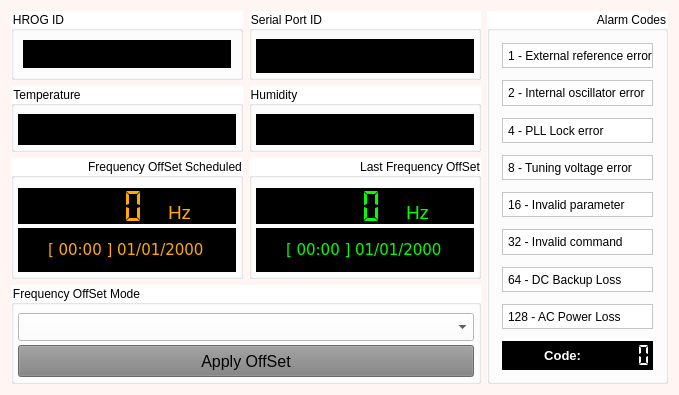
<?xml version="1.0" encoding="UTF-8"?>
<ui version="4.0">
 <class>formHROGWidget</class>
 <widget class="QWidget" name="formHROGWidget">
  <property name="geometry">
   <rect>
    <x>0</x>
    <y>0</y>
    <width>674</width>
    <height>395</height>
   </rect>
  </property>
  <property name="sizePolicy">
   <sizepolicy hsizetype="Expanding" vsizetype="Expanding">
    <horstretch>0</horstretch>
    <verstretch>0</verstretch>
   </sizepolicy>
  </property>
  <property name="windowTitle">
   <string>Widget</string>
  </property>
  <property name="styleSheet">
   <string notr="true">background-color: rgb(255, 245, 242);</string>
  </property>
  <layout class="QGridLayout" name="gridLayout_8">
   <item row="2" column="0">
    <widget class="QGroupBox" name="groupBoxFreqAG">
     <property name="font">
      <font>
       <pointsize>9</pointsize>
       <bold>false</bold>
      </font>
     </property>
     <property name="layoutDirection">
      <enum>Qt::RightToLeft</enum>
     </property>
     <property name="styleSheet">
      <string notr="true">background-color: rgb(255, 255, 255);</string>
     </property>
     <property name="title">
      <string>Frequency OffSet Scheduled</string>
     </property>
     <layout class="QGridLayout" name="gridLayout_6">
      <property name="leftMargin">
       <number>4</number>
      </property>
      <property name="topMargin">
       <number>10</number>
      </property>
      <property name="rightMargin">
       <number>4</number>
      </property>
      <property name="bottomMargin">
       <number>4</number>
      </property>
      <property name="spacing">
       <number>4</number>
      </property>
      <item row="0" column="0">
       <layout class="QHBoxLayout" name="horizontalLayout">
        <property name="spacing">
         <number>0</number>
        </property>
        <item>
         <widget class="QLabel" name="labelNumberFREQAG">
          <property name="minimumSize">
           <size>
            <width>10</width>
            <height>36</height>
           </size>
          </property>
          <property name="font">
           <font>
            <pointsize>14</pointsize>
            <bold>false</bold>
           </font>
          </property>
          <property name="autoFillBackground">
           <bool>false</bool>
          </property>
          <property name="styleSheet">
           <string notr="true">background-color: rgb(0, 0, 0);
color: rgb(255, 170, 0);</string>
          </property>
          <property name="text">
           <string>Hz</string>
          </property>
          <property name="textFormat">
           <enum>Qt::PlainText</enum>
          </property>
          <property name="scaledContents">
           <bool>false</bool>
          </property>
          <property name="alignment">
           <set>Qt::AlignBottom|Qt::AlignLeading|Qt::AlignLeft</set>
          </property>
          <property name="wordWrap">
           <bool>false</bool>
          </property>
          <property name="margin">
           <number>2</number>
          </property>
          <property name="indent">
           <number>0</number>
          </property>
         </widget>
        </item>
        <item>
         <widget class="QLCDNumber" name="lcdNumberFREQAG">
          <property name="minimumSize">
           <size>
            <width>150</width>
            <height>36</height>
           </size>
          </property>
          <property name="font">
           <font>
            <family>Verdana</family>
            <pointsize>12</pointsize>
            <italic>false</italic>
            <bold>false</bold>
           </font>
          </property>
          <property name="autoFillBackground">
           <bool>false</bool>
          </property>
          <property name="styleSheet">
           <string notr="true">background-color: rgb(0, 0, 0);
font: 12pt &quot;Verdana&quot;;
color: rgb(255, 170, 0);</string>
          </property>
          <property name="lineWidth">
           <number>0</number>
          </property>
          <property name="midLineWidth">
           <number>0</number>
          </property>
          <property name="smallDecimalPoint">
           <bool>true</bool>
          </property>
          <property name="segmentStyle">
           <enum>QLCDNumber::Flat</enum>
          </property>
          <property name="value" stdset="0">
           <double>0.000000000000000</double>
          </property>
          <property name="intValue" stdset="0">
           <number>0</number>
          </property>
         </widget>
        </item>
       </layout>
      </item>
      <item row="1" column="0">
       <widget class="QDateTimeEdit" name="dateTimeEditAG">
        <property name="enabled">
         <bool>true</bool>
        </property>
        <property name="minimumSize">
         <size>
          <width>0</width>
          <height>44</height>
         </size>
        </property>
        <property name="font">
         <font>
          <family>Verdana</family>
          <pointsize>11</pointsize>
          <italic>false</italic>
          <bold>false</bold>
         </font>
        </property>
        <property name="layoutDirection">
         <enum>Qt::LeftToRight</enum>
        </property>
        <property name="autoFillBackground">
         <bool>true</bool>
        </property>
        <property name="styleSheet">
         <string notr="true">background-color: rgb(0, 0, 0);
color: rgb(255, 170, 0);
border-color: rgb(255, 170, 0);
font: 11pt &quot;Verdana&quot;;
</string>
        </property>
        <property name="wrapping">
         <bool>false</bool>
        </property>
        <property name="alignment">
         <set>Qt::AlignCenter</set>
        </property>
        <property name="readOnly">
         <bool>true</bool>
        </property>
        <property name="buttonSymbols">
         <enum>QAbstractSpinBox::NoButtons</enum>
        </property>
        <property name="displayFormat">
         <string>[ HH:mm ] dd/MM/yyyy</string>
        </property>
        <property name="calendarPopup">
         <bool>false</bool>
        </property>
        <property name="timeSpec">
         <enum>Qt::LocalTime</enum>
        </property>
       </widget>
      </item>
     </layout>
    </widget>
   </item>
   <item row="0" column="0">
    <widget class="QGroupBox" name="groupBoxID">
     <property name="minimumSize">
      <size>
       <width>232</width>
       <height>0</height>
      </size>
     </property>
     <property name="font">
      <font>
       <pointsize>9</pointsize>
       <bold>false</bold>
      </font>
     </property>
     <property name="styleSheet">
      <string notr="true">background-color: rgb(255, 255, 255);</string>
     </property>
     <property name="title">
      <string>HROG ID</string>
     </property>
     <layout class="QGridLayout" name="gridLayout_3">
      <item row="0" column="0">
       <widget class="QLabel" name="labelEquipIdent">
        <property name="minimumSize">
         <size>
          <width>0</width>
          <height>28</height>
         </size>
        </property>
        <property name="autoFillBackground">
         <bool>false</bool>
        </property>
        <property name="styleSheet">
         <string notr="true">background-color: rgb(0, 0, 0);
font: 75 14pt &quot;Verdana&quot;;
color: rgb(0, 255, 0);</string>
        </property>
        <property name="text">
         <string/>
        </property>
        <property name="alignment">
         <set>Qt::AlignLeading|Qt::AlignLeft|Qt::AlignVCenter</set>
        </property>
        <property name="margin">
         <number>0</number>
        </property>
        <property name="indent">
         <number>3</number>
        </property>
       </widget>
      </item>
     </layout>
    </widget>
   </item>
   <item row="0" column="2" rowspan="4">
    <widget class="QGroupBox" name="groupBox">
     <property name="font">
      <font>
       <pointsize>9</pointsize>
       <bold>false</bold>
      </font>
     </property>
     <property name="layoutDirection">
      <enum>Qt::RightToLeft</enum>
     </property>
     <property name="styleSheet">
      <string notr="true">background-color: rgb(255, 255, 255);</string>
     </property>
     <property name="title">
      <string>Alarm Codes</string>
     </property>
     <layout class="QGridLayout" name="gridLayout_2">
      <property name="leftMargin">
       <number>8</number>
      </property>
      <property name="topMargin">
       <number>8</number>
      </property>
      <property name="rightMargin">
       <number>8</number>
      </property>
      <property name="bottomMargin">
       <number>11</number>
      </property>
      <property name="horizontalSpacing">
       <number>4</number>
      </property>
      <property name="verticalSpacing">
       <number>6</number>
      </property>
      <item row="0" column="0">
       <layout class="QGridLayout" name="gridLayout">
        <property name="leftMargin">
         <number>4</number>
        </property>
        <property name="topMargin">
         <number>4</number>
        </property>
        <property name="rightMargin">
         <number>4</number>
        </property>
        <property name="bottomMargin">
         <number>0</number>
        </property>
        <property name="horizontalSpacing">
         <number>10</number>
        </property>
        <property name="verticalSpacing">
         <number>12</number>
        </property>
        <item row="2" column="0">
         <widget class="QLabel" name="label_4">
          <property name="font">
           <font>
            <pointsize>9</pointsize>
            <bold>false</bold>
           </font>
          </property>
          <property name="frameShape">
           <enum>QFrame::StyledPanel</enum>
          </property>
          <property name="text">
           <string>4 - PLL Lock error</string>
          </property>
          <property name="alignment">
           <set>Qt::AlignLeading|Qt::AlignLeft|Qt::AlignVCenter</set>
          </property>
          <property name="margin">
           <number>4</number>
          </property>
          <property name="indent">
           <number>5</number>
          </property>
         </widget>
        </item>
        <item row="7" column="0">
         <widget class="QLabel" name="label_128">
          <property name="font">
           <font>
            <pointsize>9</pointsize>
            <bold>false</bold>
           </font>
          </property>
          <property name="frameShape">
           <enum>QFrame::StyledPanel</enum>
          </property>
          <property name="frameShadow">
           <enum>QFrame::Raised</enum>
          </property>
          <property name="text">
           <string>128 - AC Power Loss</string>
          </property>
          <property name="alignment">
           <set>Qt::AlignLeading|Qt::AlignLeft|Qt::AlignVCenter</set>
          </property>
          <property name="margin">
           <number>4</number>
          </property>
          <property name="indent">
           <number>5</number>
          </property>
         </widget>
        </item>
        <item row="4" column="0">
         <widget class="QLabel" name="label_16">
          <property name="font">
           <font>
            <pointsize>9</pointsize>
            <bold>false</bold>
           </font>
          </property>
          <property name="frameShape">
           <enum>QFrame::StyledPanel</enum>
          </property>
          <property name="text">
           <string>16 - Invalid parameter</string>
          </property>
          <property name="alignment">
           <set>Qt::AlignLeading|Qt::AlignLeft|Qt::AlignVCenter</set>
          </property>
          <property name="margin">
           <number>4</number>
          </property>
          <property name="indent">
           <number>5</number>
          </property>
         </widget>
        </item>
        <item row="1" column="0">
         <widget class="QLabel" name="label_2">
          <property name="font">
           <font>
            <pointsize>9</pointsize>
            <bold>false</bold>
           </font>
          </property>
          <property name="frameShape">
           <enum>QFrame::StyledPanel</enum>
          </property>
          <property name="text">
           <string>2 - Internal oscillator error</string>
          </property>
          <property name="alignment">
           <set>Qt::AlignLeading|Qt::AlignLeft|Qt::AlignVCenter</set>
          </property>
          <property name="margin">
           <number>4</number>
          </property>
          <property name="indent">
           <number>5</number>
          </property>
         </widget>
        </item>
        <item row="0" column="0">
         <widget class="QLabel" name="label_1">
          <property name="enabled">
           <bool>true</bool>
          </property>
          <property name="font">
           <font>
            <pointsize>9</pointsize>
            <bold>false</bold>
           </font>
          </property>
          <property name="styleSheet">
           <string notr="true"/>
          </property>
          <property name="frameShape">
           <enum>QFrame::StyledPanel</enum>
          </property>
          <property name="text">
           <string>1 - External reference error</string>
          </property>
          <property name="alignment">
           <set>Qt::AlignLeading|Qt::AlignLeft|Qt::AlignVCenter</set>
          </property>
          <property name="margin">
           <number>4</number>
          </property>
          <property name="indent">
           <number>5</number>
          </property>
         </widget>
        </item>
        <item row="3" column="0">
         <widget class="QLabel" name="label_8">
          <property name="font">
           <font>
            <pointsize>9</pointsize>
            <bold>false</bold>
           </font>
          </property>
          <property name="frameShape">
           <enum>QFrame::StyledPanel</enum>
          </property>
          <property name="text">
           <string>8 - Tuning voltage error</string>
          </property>
          <property name="alignment">
           <set>Qt::AlignLeading|Qt::AlignLeft|Qt::AlignVCenter</set>
          </property>
          <property name="margin">
           <number>4</number>
          </property>
          <property name="indent">
           <number>5</number>
          </property>
         </widget>
        </item>
        <item row="5" column="0">
         <widget class="QLabel" name="label_32">
          <property name="font">
           <font>
            <pointsize>9</pointsize>
            <bold>false</bold>
           </font>
          </property>
          <property name="frameShape">
           <enum>QFrame::StyledPanel</enum>
          </property>
          <property name="text">
           <string>32 - Invalid command</string>
          </property>
          <property name="alignment">
           <set>Qt::AlignLeading|Qt::AlignLeft|Qt::AlignVCenter</set>
          </property>
          <property name="margin">
           <number>4</number>
          </property>
          <property name="indent">
           <number>5</number>
          </property>
         </widget>
        </item>
        <item row="8" column="0">
         <layout class="QGridLayout" name="gridLayout_5">
          <property name="spacing">
           <number>0</number>
          </property>
          <item row="0" column="0">
           <widget class="QLCDNumber" name="lcdNumberERRO">
            <property name="minimumSize">
             <size>
              <width>48</width>
              <height>29</height>
             </size>
            </property>
            <property name="font">
             <font>
              <pointsize>10</pointsize>
              <bold>true</bold>
             </font>
            </property>
            <property name="layoutDirection">
             <enum>Qt::RightToLeft</enum>
            </property>
            <property name="autoFillBackground">
             <bool>false</bool>
            </property>
            <property name="styleSheet">
             <string notr="true">color: rgb(255, 255, 255);
background-color: rgb(0, 0, 0);</string>
            </property>
            <property name="frameShape">
             <enum>QFrame::StyledPanel</enum>
            </property>
            <property name="frameShadow">
             <enum>QFrame::Raised</enum>
            </property>
            <property name="lineWidth">
             <number>0</number>
            </property>
            <property name="segmentStyle">
             <enum>QLCDNumber::Flat</enum>
            </property>
           </widget>
          </item>
          <item row="0" column="1">
           <widget class="QLabel" name="label">
            <property name="minimumSize">
             <size>
              <width>85</width>
              <height>29</height>
             </size>
            </property>
            <property name="font">
             <font>
              <pointsize>10</pointsize>
              <bold>true</bold>
             </font>
            </property>
            <property name="autoFillBackground">
             <bool>false</bool>
            </property>
            <property name="styleSheet">
             <string notr="true">background-color: rgb(0, 0, 0);
color: rgb(255, 255, 255);</string>
            </property>
            <property name="text">
             <string>Code:</string>
            </property>
            <property name="scaledContents">
             <bool>true</bool>
            </property>
            <property name="alignment">
             <set>Qt::AlignRight|Qt::AlignTrailing|Qt::AlignVCenter</set>
            </property>
            <property name="margin">
             <number>0</number>
            </property>
            <property name="indent">
             <number>6</number>
            </property>
           </widget>
          </item>
         </layout>
        </item>
        <item row="6" column="0">
         <widget class="QLabel" name="label_64">
          <property name="font">
           <font>
            <pointsize>9</pointsize>
            <bold>false</bold>
           </font>
          </property>
          <property name="frameShape">
           <enum>QFrame::StyledPanel</enum>
          </property>
          <property name="text">
           <string>64 - DC Backup Loss</string>
          </property>
          <property name="alignment">
           <set>Qt::AlignLeading|Qt::AlignLeft|Qt::AlignVCenter</set>
          </property>
          <property name="margin">
           <number>4</number>
          </property>
          <property name="indent">
           <number>5</number>
          </property>
         </widget>
        </item>
       </layout>
      </item>
     </layout>
    </widget>
   </item>
   <item row="2" column="1">
    <widget class="QGroupBox" name="groupBoxFreqOP">
     <property name="minimumSize">
      <size>
       <width>232</width>
       <height>0</height>
      </size>
     </property>
     <property name="font">
      <font>
       <pointsize>9</pointsize>
       <bold>false</bold>
      </font>
     </property>
     <property name="layoutDirection">
      <enum>Qt::RightToLeft</enum>
     </property>
     <property name="styleSheet">
      <string notr="true">background-color: rgb(255, 255, 255);</string>
     </property>
     <property name="title">
      <string>Last Frequency OffSet</string>
     </property>
     <layout class="QGridLayout" name="gridLayout_7">
      <property name="leftMargin">
       <number>4</number>
      </property>
      <property name="topMargin">
       <number>10</number>
      </property>
      <property name="rightMargin">
       <number>4</number>
      </property>
      <property name="bottomMargin">
       <number>4</number>
      </property>
      <property name="spacing">
       <number>4</number>
      </property>
      <item row="0" column="0">
       <layout class="QHBoxLayout" name="horizontalLayout_2">
        <property name="spacing">
         <number>0</number>
        </property>
        <item>
         <widget class="QLabel" name="labelNumberFREQ">
          <property name="minimumSize">
           <size>
            <width>14</width>
            <height>36</height>
           </size>
          </property>
          <property name="font">
           <font>
            <pointsize>14</pointsize>
            <bold>false</bold>
           </font>
          </property>
          <property name="autoFillBackground">
           <bool>false</bool>
          </property>
          <property name="styleSheet">
           <string notr="true">background-color: rgb(0, 0, 0);
color: rgb(0, 255, 0);</string>
          </property>
          <property name="text">
           <string>Hz</string>
          </property>
          <property name="textFormat">
           <enum>Qt::PlainText</enum>
          </property>
          <property name="scaledContents">
           <bool>false</bool>
          </property>
          <property name="alignment">
           <set>Qt::AlignBottom|Qt::AlignLeading|Qt::AlignLeft</set>
          </property>
          <property name="wordWrap">
           <bool>false</bool>
          </property>
          <property name="margin">
           <number>2</number>
          </property>
          <property name="indent">
           <number>0</number>
          </property>
         </widget>
        </item>
        <item>
         <widget class="QLCDNumber" name="lcdNumberFREQ">
          <property name="minimumSize">
           <size>
            <width>150</width>
            <height>36</height>
           </size>
          </property>
          <property name="font">
           <font>
            <family>Verdana</family>
            <pointsize>12</pointsize>
            <italic>false</italic>
            <bold>false</bold>
           </font>
          </property>
          <property name="autoFillBackground">
           <bool>false</bool>
          </property>
          <property name="styleSheet">
           <string notr="true">background-color: rgb(0, 0, 0);
font: 12pt &quot;Verdana&quot;;
color: rgb(0, 255, 0);</string>
          </property>
          <property name="lineWidth">
           <number>0</number>
          </property>
          <property name="midLineWidth">
           <number>0</number>
          </property>
          <property name="smallDecimalPoint">
           <bool>true</bool>
          </property>
          <property name="segmentStyle">
           <enum>QLCDNumber::Flat</enum>
          </property>
          <property name="value" stdset="0">
           <double>0.000000000000000</double>
          </property>
          <property name="intValue" stdset="0">
           <number>0</number>
          </property>
         </widget>
        </item>
       </layout>
      </item>
      <item row="1" column="0">
       <widget class="QDateTimeEdit" name="dateTimeEdit">
        <property name="enabled">
         <bool>true</bool>
        </property>
        <property name="minimumSize">
         <size>
          <width>0</width>
          <height>44</height>
         </size>
        </property>
        <property name="font">
         <font>
          <family>Verdana</family>
          <pointsize>11</pointsize>
          <italic>false</italic>
          <bold>false</bold>
         </font>
        </property>
        <property name="layoutDirection">
         <enum>Qt::LeftToRight</enum>
        </property>
        <property name="autoFillBackground">
         <bool>true</bool>
        </property>
        <property name="styleSheet">
         <string notr="true">background-color: rgb(0, 0, 0);
color: rgb(0, 255, 0);
border-color: rgb(255, 170, 0);
font: 11pt &quot;Verdana&quot;;
</string>
        </property>
        <property name="wrapping">
         <bool>false</bool>
        </property>
        <property name="alignment">
         <set>Qt::AlignCenter</set>
        </property>
        <property name="readOnly">
         <bool>true</bool>
        </property>
        <property name="buttonSymbols">
         <enum>QAbstractSpinBox::NoButtons</enum>
        </property>
        <property name="dateTime">
         <datetime>
          <hour>0</hour>
          <minute>0</minute>
          <second>0</second>
          <year>2000</year>
          <month>1</month>
          <day>1</day>
         </datetime>
        </property>
        <property name="date">
         <date>
          <year>2000</year>
          <month>1</month>
          <day>1</day>
         </date>
        </property>
        <property name="displayFormat">
         <string>[ HH:mm ] dd/MM/yyyy</string>
        </property>
        <property name="calendarPopup">
         <bool>false</bool>
        </property>
        <property name="timeSpec">
         <enum>Qt::LocalTime</enum>
        </property>
       </widget>
      </item>
     </layout>
    </widget>
   </item>
   <item row="3" column="0" colspan="2">
    <widget class="QGroupBox" name="groupBox_6">
     <property name="font">
      <font>
       <bold>false</bold>
       <strikeout>false</strikeout>
      </font>
     </property>
     <property name="autoFillBackground">
      <bool>false</bool>
     </property>
     <property name="styleSheet">
      <string notr="true">background-color: rgb(255, 255, 255);</string>
     </property>
     <property name="title">
      <string>Frequency OffSet Mode</string>
     </property>
     <layout class="QVBoxLayout" name="verticalLayout">
      <property name="spacing">
       <number>4</number>
      </property>
      <property name="leftMargin">
       <number>4</number>
      </property>
      <property name="topMargin">
       <number>8</number>
      </property>
      <property name="rightMargin">
       <number>4</number>
      </property>
      <property name="bottomMargin">
       <number>4</number>
      </property>
      <item>
       <widget class="QComboBox" name="comboBoxEst">
        <property name="minimumSize">
         <size>
          <width>0</width>
          <height>28</height>
         </size>
        </property>
        <property name="font">
         <font>
          <pointsize>12</pointsize>
         </font>
        </property>
        <property name="autoFillBackground">
         <bool>false</bool>
        </property>
        <property name="styleSheet">
         <string notr="true">border-color: rgb(0, 0, 127);
color: rgb(0, 0, 0);
</string>
        </property>
       </widget>
      </item>
      <item>
       <widget class="QPushButton" name="pushButtonEst">
        <property name="enabled">
         <bool>false</bool>
        </property>
        <property name="minimumSize">
         <size>
          <width>0</width>
          <height>32</height>
         </size>
        </property>
        <property name="font">
         <font>
          <pointsize>12</pointsize>
          <bold>false</bold>
          <kerning>true</kerning>
         </font>
        </property>
        <property name="autoFillBackground">
         <bool>false</bool>
        </property>
        <property name="styleSheet">
         <string notr="true">background-color: rgb(128, 128, 128);
color: rgb(0, 0, 0);</string>
        </property>
        <property name="text">
         <string>Apply OffSet</string>
        </property>
       </widget>
      </item>
     </layout>
    </widget>
   </item>
   <item row="1" column="0">
    <widget class="QGroupBox" name="groupBoxTemp">
     <property name="minimumSize">
      <size>
       <width>232</width>
       <height>0</height>
      </size>
     </property>
     <property name="font">
      <font>
       <pointsize>9</pointsize>
       <bold>false</bold>
      </font>
     </property>
     <property name="styleSheet">
      <string notr="true">background-color: rgb(255, 255, 255);</string>
     </property>
     <property name="title">
      <string>Temperature</string>
     </property>
     <layout class="QGridLayout" name="gridLayout_9">
      <property name="leftMargin">
       <number>4</number>
      </property>
      <property name="topMargin">
       <number>8</number>
      </property>
      <property name="rightMargin">
       <number>4</number>
      </property>
      <property name="bottomMargin">
       <number>4</number>
      </property>
      <property name="spacing">
       <number>4</number>
      </property>
      <item row="0" column="0">
       <widget class="QLabel" name="labelLabTemp">
        <property name="minimumSize">
         <size>
          <width>0</width>
          <height>28</height>
         </size>
        </property>
        <property name="autoFillBackground">
         <bool>false</bool>
        </property>
        <property name="styleSheet">
         <string notr="true">background-color: rgb(0, 0, 0);
font: 75 14pt &quot;Verdana&quot;;
color: rgb(0, 255, 0);</string>
        </property>
        <property name="text">
         <string/>
        </property>
        <property name="alignment">
         <set>Qt::AlignLeading|Qt::AlignLeft|Qt::AlignVCenter</set>
        </property>
        <property name="margin">
         <number>0</number>
        </property>
        <property name="indent">
         <number>3</number>
        </property>
       </widget>
      </item>
     </layout>
    </widget>
   </item>
   <item row="1" column="1">
    <widget class="QGroupBox" name="groupBoxHum">
     <property name="minimumSize">
      <size>
       <width>232</width>
       <height>0</height>
      </size>
     </property>
     <property name="font">
      <font>
       <pointsize>9</pointsize>
       <bold>false</bold>
      </font>
     </property>
     <property name="styleSheet">
      <string notr="true">background-color: rgb(255, 255, 255);</string>
     </property>
     <property name="title">
      <string>Humidity</string>
     </property>
     <layout class="QGridLayout" name="gridLayout_10">
      <property name="leftMargin">
       <number>4</number>
      </property>
      <property name="topMargin">
       <number>8</number>
      </property>
      <property name="rightMargin">
       <number>4</number>
      </property>
      <property name="bottomMargin">
       <number>4</number>
      </property>
      <property name="spacing">
       <number>4</number>
      </property>
      <item row="0" column="0">
       <widget class="QLabel" name="labelLabHum">
        <property name="minimumSize">
         <size>
          <width>0</width>
          <height>28</height>
         </size>
        </property>
        <property name="autoFillBackground">
         <bool>false</bool>
        </property>
        <property name="styleSheet">
         <string notr="true">background-color: rgb(0, 0, 0);
font: 75 14pt &quot;Verdana&quot;;
color: rgb(0, 255, 0);</string>
        </property>
        <property name="text">
         <string/>
        </property>
        <property name="alignment">
         <set>Qt::AlignLeading|Qt::AlignLeft|Qt::AlignVCenter</set>
        </property>
        <property name="margin">
         <number>0</number>
        </property>
        <property name="indent">
         <number>3</number>
        </property>
       </widget>
      </item>
     </layout>
    </widget>
   </item>
   <item row="0" column="1">
    <widget class="QGroupBox" name="groupBoxPORT">
     <property name="minimumSize">
      <size>
       <width>232</width>
       <height>0</height>
      </size>
     </property>
     <property name="font">
      <font>
       <pointsize>9</pointsize>
       <bold>false</bold>
      </font>
     </property>
     <property name="autoFillBackground">
      <bool>false</bool>
     </property>
     <property name="styleSheet">
      <string notr="true">background-color: rgb(255, 255, 255);</string>
     </property>
     <property name="title">
      <string>Serial Port ID</string>
     </property>
     <property name="flat">
      <bool>false</bool>
     </property>
     <layout class="QGridLayout" name="gridLayout_4">
      <property name="leftMargin">
       <number>4</number>
      </property>
      <property name="topMargin">
       <number>8</number>
      </property>
      <property name="rightMargin">
       <number>4</number>
      </property>
      <property name="bottomMargin">
       <number>4</number>
      </property>
      <property name="spacing">
       <number>4</number>
      </property>
      <item row="0" column="0">
       <widget class="QLabel" name="labelPortIdent">
        <property name="enabled">
         <bool>false</bool>
        </property>
        <property name="minimumSize">
         <size>
          <width>0</width>
          <height>28</height>
         </size>
        </property>
        <property name="autoFillBackground">
         <bool>false</bool>
        </property>
        <property name="styleSheet">
         <string notr="true">background-color: rgb(0, 0, 0);
font: 75 14pt &quot;Verdana&quot;;
color: rgb(0, 255, 0);</string>
        </property>
        <property name="text">
         <string/>
        </property>
        <property name="alignment">
         <set>Qt::AlignLeading|Qt::AlignLeft|Qt::AlignVCenter</set>
        </property>
        <property name="margin">
         <number>0</number>
        </property>
        <property name="indent">
         <number>3</number>
        </property>
       </widget>
      </item>
     </layout>
    </widget>
   </item>
  </layout>
  <zorder>groupBoxID</zorder>
  <zorder>groupBoxPORT</zorder>
  <zorder>groupBoxFreqOP</zorder>
  <zorder>groupBoxFreqAG</zorder>
  <zorder>groupBox_6</zorder>
  <zorder>groupBoxTemp</zorder>
  <zorder>groupBoxHum</zorder>
  <zorder>groupBox</zorder>
 </widget>
 <resources/>
 <connections/>
</ui>
